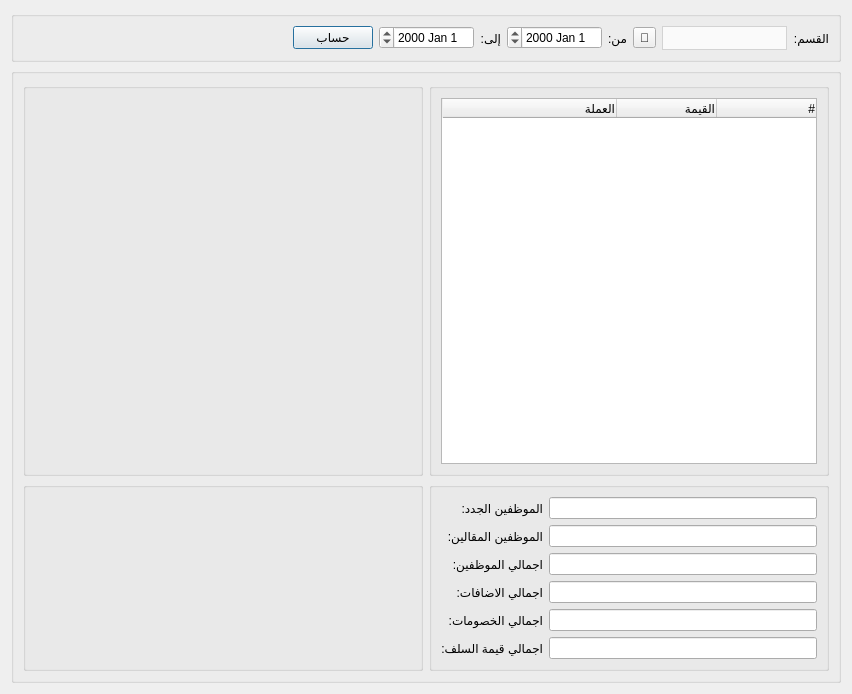
<?xml version="1.0" encoding="UTF-8"?>
<ui version="4.0">
 <class>Department_Report</class>
 <widget class="QDialog" name="Department_Report">
  <property name="windowModality">
   <enum>Qt::WindowModal</enum>
  </property>
  <property name="geometry">
   <rect>
    <x>0</x>
    <y>0</y>
    <width>852</width>
    <height>694</height>
   </rect>
  </property>
  <property name="minimumSize">
   <size>
    <width>0</width>
    <height>0</height>
   </size>
  </property>
  <property name="maximumSize">
   <size>
    <width>1686786</width>
    <height>1686786</height>
   </size>
  </property>
  <property name="windowTitle">
   <string>تقرير قسم</string>
  </property>
  <property name="windowIcon">
   <iconset>
    <normaloff>icons/coin_dollar.png</normaloff>icons/coin_dollar.png</iconset>
  </property>
  <property name="layoutDirection">
   <enum>Qt::RightToLeft</enum>
  </property>
  <property name="modal">
   <bool>true</bool>
  </property>
  <layout class="QGridLayout" name="gridLayout_5">
   <item row="0" column="0">
    <widget class="QGroupBox" name="groupBox">
     <property name="maximumSize">
      <size>
       <width>16777215</width>
       <height>16777215</height>
      </size>
     </property>
     <property name="layoutDirection">
      <enum>Qt::RightToLeft</enum>
     </property>
     <property name="title">
      <string/>
     </property>
     <layout class="QGridLayout" name="gridLayout">
      <item row="0" column="1">
       <widget class="QComboBox" name="department_combobox">
        <property name="minimumSize">
         <size>
          <width>125</width>
          <height>0</height>
         </size>
        </property>
        <property name="styleSheet">
         <string notr="true">QComboBox {
        background-color: #fafafa;
        border: 1px solid lightgrey;		
		height: 22px;
		color: black;
    }
    QComboBox::drop-down {
        border: none;
    }</string>
        </property>
       </widget>
      </item>
      <item row="0" column="7">
       <widget class="QPushButton" name="calculate_btn">
        <property name="text">
         <string>حساب</string>
        </property>
       </widget>
      </item>
      <item row="0" column="4">
       <widget class="QDateEdit" name="from_date"/>
      </item>
      <item row="0" column="5">
       <widget class="QLabel" name="label_2">
        <property name="text">
         <string>إلى:</string>
        </property>
       </widget>
      </item>
      <item row="0" column="2">
       <widget class="QToolButton" name="select_department_btn">
        <property name="text">
         <string>🔎</string>
        </property>
       </widget>
      </item>
      <item row="0" column="3">
       <widget class="QLabel" name="label">
        <property name="maximumSize">
         <size>
          <width>16777215</width>
          <height>16777215</height>
         </size>
        </property>
        <property name="text">
         <string>من:</string>
        </property>
       </widget>
      </item>
      <item row="0" column="0">
       <widget class="QLabel" name="label_3">
        <property name="maximumSize">
         <size>
          <width>50</width>
          <height>16777215</height>
         </size>
        </property>
        <property name="text">
         <string>القسم:</string>
        </property>
       </widget>
      </item>
      <item row="0" column="8">
       <spacer name="horizontalSpacer_3">
        <property name="orientation">
         <enum>Qt::Horizontal</enum>
        </property>
        <property name="sizeHint" stdset="0">
         <size>
          <width>343</width>
          <height>20</height>
         </size>
        </property>
       </spacer>
      </item>
      <item row="0" column="6">
       <widget class="QDateEdit" name="to_date"/>
      </item>
     </layout>
    </widget>
   </item>
   <item row="1" column="0">
    <widget class="QGroupBox" name="groupBox_2">
     <property name="layoutDirection">
      <enum>Qt::RightToLeft</enum>
     </property>
     <property name="title">
      <string/>
     </property>
     <layout class="QGridLayout" name="gridLayout_3">
      <item row="0" column="0">
       <widget class="QGroupBox" name="department_info">
        <property name="minimumSize">
         <size>
          <width>400</width>
          <height>0</height>
         </size>
        </property>
        <property name="maximumSize">
         <size>
          <width>16777215</width>
          <height>16777215</height>
         </size>
        </property>
        <property name="layoutDirection">
         <enum>Qt::RightToLeft</enum>
        </property>
        <property name="title">
         <string/>
        </property>
        <layout class="QGridLayout" name="gridLayout_4">
         <item row="0" column="0">
          <widget class="QTableWidget" name="tableWidget">
           <attribute name="horizontalHeaderStretchLastSection">
            <bool>true</bool>
           </attribute>
           <column>
            <property name="text">
             <string>#</string>
            </property>
            <property name="textAlignment">
             <set>AlignTrailing|AlignVCenter</set>
            </property>
           </column>
           <column>
            <property name="text">
             <string>القيمة</string>
            </property>
            <property name="textAlignment">
             <set>AlignTrailing|AlignVCenter</set>
            </property>
           </column>
           <column>
            <property name="text">
             <string>العملة</string>
            </property>
            <property name="textAlignment">
             <set>AlignTrailing|AlignVCenter</set>
            </property>
           </column>
          </widget>
         </item>
        </layout>
       </widget>
      </item>
      <item row="0" column="1">
       <widget class="QGroupBox" name="avg_salary_chart">
        <property name="minimumSize">
         <size>
          <width>400</width>
          <height>0</height>
         </size>
        </property>
        <property name="maximumSize">
         <size>
          <width>16777215</width>
          <height>16777215</height>
         </size>
        </property>
        <property name="title">
         <string/>
        </property>
       </widget>
      </item>
      <item row="1" column="0">
       <widget class="QGroupBox" name="employee_num_chart">
        <property name="maximumSize">
         <size>
          <width>16777215</width>
          <height>16777215</height>
         </size>
        </property>
        <property name="title">
         <string/>
        </property>
        <layout class="QGridLayout" name="gridLayout_2">
         <item row="5" column="0">
          <widget class="QLineEdit" name="total_hr_loans"/>
         </item>
         <item row="3" column="1">
          <widget class="QLabel" name="label_7">
           <property name="text">
            <string>اجمالي الاضافات:</string>
           </property>
          </widget>
         </item>
         <item row="4" column="0">
          <widget class="QLineEdit" name="total_discounts"/>
         </item>
         <item row="2" column="0">
          <widget class="QLineEdit" name="total_employees"/>
         </item>
         <item row="4" column="1">
          <widget class="QLabel" name="label_8">
           <property name="text">
            <string>اجمالي الخصومات:</string>
           </property>
          </widget>
         </item>
         <item row="0" column="1">
          <widget class="QLabel" name="label_4">
           <property name="text">
            <string>الموظفين الجدد:</string>
           </property>
          </widget>
         </item>
         <item row="2" column="1">
          <widget class="QLabel" name="label_5">
           <property name="text">
            <string>اجمالي الموظفين:</string>
           </property>
          </widget>
         </item>
         <item row="1" column="0">
          <widget class="QLineEdit" name="resigned_employees"/>
         </item>
         <item row="3" column="0">
          <widget class="QLineEdit" name="total_additions"/>
         </item>
         <item row="1" column="1">
          <widget class="QLabel" name="label_6">
           <property name="text">
            <string>الموظفين المقالين:</string>
           </property>
          </widget>
         </item>
         <item row="5" column="1">
          <widget class="QLabel" name="label_9">
           <property name="text">
            <string>اجمالي قيمة السلف:</string>
           </property>
          </widget>
         </item>
         <item row="0" column="0">
          <widget class="QLineEdit" name="new_employees"/>
         </item>
        </layout>
       </widget>
      </item>
      <item row="1" column="1">
       <widget class="QGroupBox" name="salary_change_chart">
        <property name="title">
         <string/>
        </property>
       </widget>
      </item>
     </layout>
    </widget>
   </item>
  </layout>
 </widget>
 <resources/>
 <connections/>
</ui>
